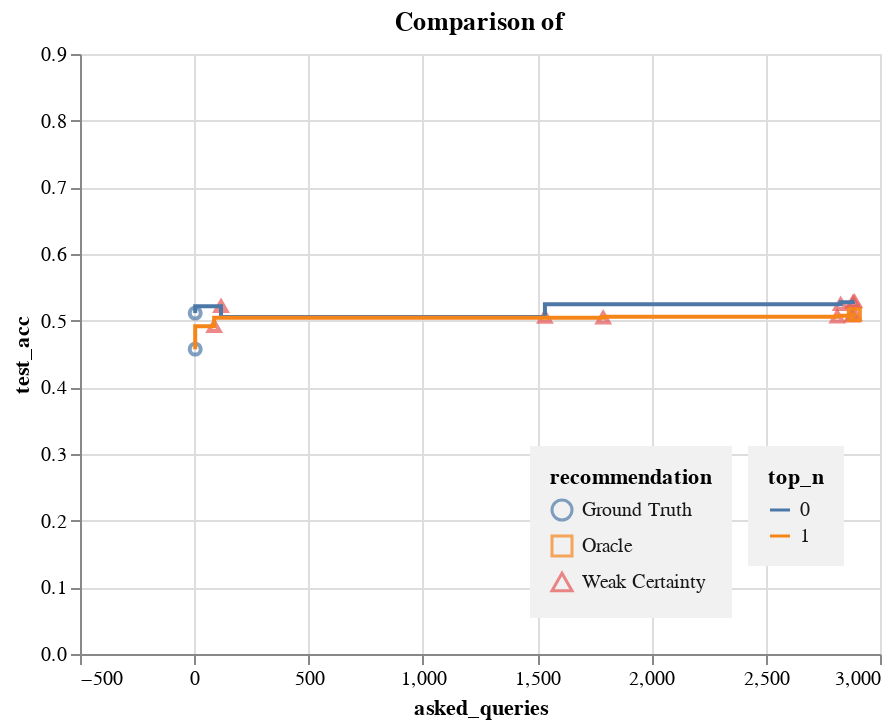

The notebook cell saved with this chart:
### Code cell
def compare_data(datasets):
    charts = []

    alt.renderers.enable("html")
    all_data = pd.DataFrame()

    for i, dataset in enumerate(datasets):
        for result in dataset:
            if result.dataset_name != "dwtc":
                continue
            metrics = loads(result.metrics_per_al_cycle)
            test_data_metrics = [
                metrics["test_data_metrics"][0][f][0]["weighted avg"]
                for f in range(0, len(metrics["test_data_metrics"][0]))
            ]
            test_acc = [
                metrics["test_data_metrics"][0][f][0]["accuracy"]
                for f in range(0, len(metrics["test_data_metrics"][0]))
            ]

            data = pd.DataFrame(
                {
                    "iteration": range(0, len(metrics["all_unlabeled_roc_auc_scores"])),
                    "all_unlabeled_roc_auc_scores": metrics[
                        "all_unlabeled_roc_auc_scores"
                    ],
                    "query_length": metrics["query_length"],
                    "recommendation": metrics["recommendation"],
                    "query_strong_accuracy_list": metrics["query_strong_accuracy_list"],
                    "f1": [i["f1-score"] for i in test_data_metrics],
                    "test_acc": test_acc,
                    "top_n": str(i),
                    #'asked_queries': [sum(metrics['query_length'][:i]) for i in range(0, len(metrics['query_length']))],
                }
            )

            # bar width
            data["asked_queries"] = data["query_length"].cumsum()
            data["asked_queries_end"] = data["asked_queries"].shift(fill_value=0)

            # print(data[['asked_queries', 'query_length']])

            data["recommendation"] = data["recommendation"].replace(
                {
                    "A": "Oracle",
                    "C": "Weak Cluster",
                    "U": "Weak Certainty",
                    "G": "Ground Truth",
                }
            )

            all_data = pd.concat([all_data, data])

        # data = data[:100]

        # calculate global score OHNE

    points = (
        alt.Chart(all_data,)
        .mark_point()
        .encode(
            x="asked_queries:Q",
            y="test_acc:Q",
            shape="recommendation:N",
            color="recommendation:N",
        )
    )

    lines = (
        alt.Chart(all_data,)
        .mark_line(interpolate="step-before")
        .encode(
            x=alt.X(
                "asked_queries:Q", scale=alt.Scale(domain=[-1, 2900], type="linear")
            ),
            y=alt.Y("test_acc:Q", scale=alt.Scale(domain=[0.3, 0.82], type="linear")),
            color="top_n:N",
            # shape="top_n",
            # strokeDash="top_n",
            # shape="recommendation",
            # color="recommendation:N",
        )
    )

    return (
        alt.layer(points, lines)
        .resolve_scale(color="independent", shape="independent")
        .configure_legend(
            orient="bottom-right",
            padding=10,
            fillColor="#f1f1f1",
            labelOpacity=0.9,
            labelOverlap=True,
            # opacity=0.6,
        )
        .properties(title="Comparison of ")
        .interactive()
    )


compare_data(
    [
        loaded_data[0],
        loaded_data[1],
        # loaded_data[2],
    ]  # , loaded_data[3], loaded_data[4]]
)

### Figure 1 — Vega-Lite specification as saved in the notebook (floating-point values rounded to 4 significant figures)
{"config": {"view": {"continuousWidth": 400, "continuousHeight": 300}, "legend": {"fillColor": "#f1f1f1", "labelOpacity": 0.9, "labelOverlap": true, "orient": "bottom-right", "padding": 10}}, "layer": [{"mark": "point", "encoding": {"color": {"type": "nominal", "field": "recommendation"}, "shape": {"type": "nominal", "field": "recommendation"}, "x": {"type": "quantitative", "field": "asked_queries"}, "y": {"type": "quantitative", "field": "test_acc"}}, "selection": {"selector012": {"type": "interval", "bind": "scales", "encodings": ["x", "y"]}}}, {"mark": {"type": "line", "interpolate": "step-before"}, "encoding": {"color": {"type": "nominal", "field": "top_n"}, "x": {"type": "quantitative", "field": "asked_queries", "scale": {"domain": [-1, 2900], "type": "linear"}}, "y": {"type": "quantitative", "field": "test_acc", "scale": {"domain": [0.3, 0.82], "type": "linear"}}}}], "data": {"name": "data-c7940de41fd247ec71c2cc2a2c5b6a13"}, "resolve": {"scale": {"color": "independent", "shape": "independent"}}, "title": "Comparison of ", "$schema": "https://vega.github.io/schema/vega-lite/v4.8.1.json", "datasets": {"data-c7940de41fd247ec71c2cc2a2c5b6a13": [{"iteration": 0, "all_unlabeled_roc_auc_scores": 0.7374, "query_length": 4, "recommendation": "Ground Truth", "query_strong_accuracy_list": null, "f1": 0.4949, "test_acc": 0.5113, "top_n": "0", "asked_queries": 4, "asked_queries_end": 0}, {"iteration": 1, "all_unlabeled_roc_auc_scores": 0.7149, "query_length": 113, "recommendation": "Weak Certainty", "query_strong_accuracy_list": 0.823, "f1": 0.4982, "test_acc": 0.5217, "top_n": "0", "asked_queries": 117, "asked_queries_end": 4}, {"iteration": 2, "all_unlabeled_roc_auc_scores": 0.6907, "query_length": 1417, "recommendation": "Weak Certainty", "query_strong_accuracy_list": 0.554, "f1": 0.459, "test_acc": 0.5055, "top_n": "0", "asked_queries": 1534, "asked_queries_end": 117}, {"iteration": 3, "all_unlabeled_roc_auc_scores": 0.6607, "query_length": 1294, "recommendation": "Weak Certainty", "query_strong_accuracy_list": 0.4652, "f1": 0.4797, "test_acc": 0.5246, "top_n": "0", "asked_queries": 2828, "asked_queries_end": 1534}, {"iteration": 4, "all_unlabeled_roc_auc_scores": 0.6613, "query_length": 54, "recommendation": "Weak Certainty", "query_strong_accuracy_list": 0.2778, "f1": 0.4828, "test_acc": 0.5278, "top_n": "0", "asked_queries": 2882, "asked_queries_end": 2828}, {"iteration": 5, "all_unlabeled_roc_auc_scores": 0.6657, "query_length": 6, "recommendation": "Weak Certainty", "query_strong_accuracy_list": 0.6667, "f1": 0.4833, "test_acc": 0.5286, "top_n": "0", "asked_queries": 2888, "asked_queries_end": 2882}, {"iteration": 0, "all_unlabeled_roc_auc_scores": 0.6467, "query_length": 4, "recommendation": "Ground Truth", "query_strong_accuracy_list": null, "f1": 0.4526, "test_acc": 0.4573, "top_n": "1", "asked_queries": 4, "asked_queries_end": 0}, {"iteration": 1, "all_unlabeled_roc_auc_scores": 0.6131, "query_length": 83, "recommendation": "Weak Certainty", "query_strong_accuracy_list": 0.8072, "f1": 0.4383, "test_acc": 0.4916, "top_n": "1", "asked_queries": 87, "asked_queries_end": 4}, {"iteration": 2, "all_unlabeled_roc_auc_scores": 0.6122, "query_length": 1702, "recommendation": "Weak Certainty", "query_strong_accuracy_list": 0.5282, "f1": 0.4355, "test_acc": 0.5043, "top_n": "1", "asked_queries": 1789, "asked_queries_end": 87}, {"iteration": 3, "all_unlabeled_roc_auc_scores": 0.6101, "query_length": 1024, "recommendation": "Weak Certainty", "query_strong_accuracy_list": 0.5029, "f1": 0.4358, "test_acc": 0.5057, "top_n": "1", "asked_queries": 2813, "asked_queries_end": 1789}, {"iteration": 4, "all_unlabeled_roc_auc_scores": 0.6048, "query_length": 64, "recommendation": "Weak Certainty", "query_strong_accuracy_list": 0.375, "f1": 0.4351, "test_acc": 0.5072, "top_n": "1", "asked_queries": 2877, "asked_queries_end": 2813}, {"iteration": 5, "all_unlabeled_roc_auc_scores": 0.6058, "query_length": 9, "recommendation": "Weak Certainty", "query_strong_accuracy_list": 0.1111, "f1": 0.4373, "test_acc": 0.5092, "top_n": "1", "asked_queries": 2886, "asked_queries_end": 2877}, {"iteration": 6, "all_unlabeled_roc_auc_scores": 0.6192, "query_length": 1, "recommendation": "Oracle", "query_strong_accuracy_list": null, "f1": 0.437, "test_acc": 0.509, "top_n": "1", "asked_queries": 2887, "asked_queries_end": 2886}, {"iteration": 7, "all_unlabeled_roc_auc_scores": 0.6088, "query_length": 1, "recommendation": "Oracle", "query_strong_accuracy_list": null, "f1": 0.4367, "test_acc": 0.5092, "top_n": "1", "asked_queries": 2888, "asked_queries_end": 2887}]}}
